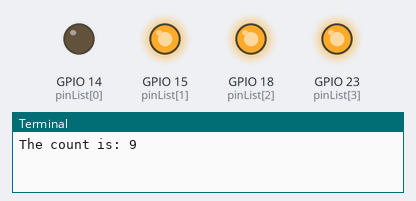
The program below on a simulated Raspberry Pi (BCM pin numbers). On the bench: output pins drawn as LEDs (lit = HIGH), the last lines printed to the terminal. At 14.4 s the program stops and its outputs stay as they are.

Above: at 0.1 s.
At 0.7 s:
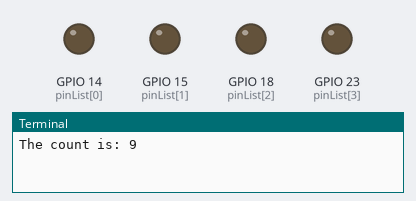
At 1.5 s:
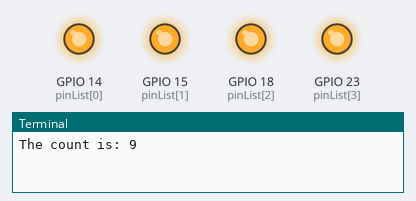
At 2.5 s:
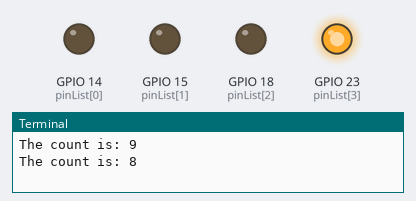
At 3.5 s:
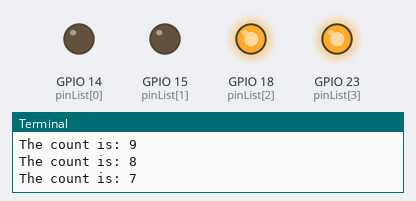
Timing chart, 0 to 3.8 s (numbered marks = the images above):
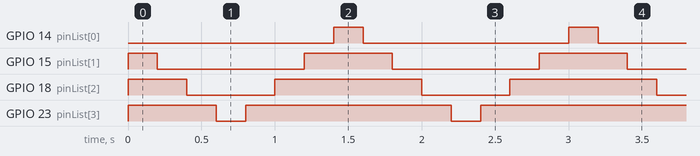

Measured:
- by itself, GPIO 14 (pinList[0]): alternates HIGH for 0.20 s and LOW for 1.4 s
- by itself, GPIO 15 (pinList[1]): repeats every 1.6 s: LOW 1.0 s, HIGH 0.60 s
- by itself, GPIO 18 (pinList[2]): repeats every 1.6 s: LOW 0.60 s, HIGH 1.0 s
- by itself, GPIO 23 (pinList[3]): repeats every 1.6 s: LOW 0.20 s, HIGH 1.4 s, until it stays HIGH from 13.6 s

The program:

4port-script4.py
```python
#!/usr/bin/python3


import RPi.GPIO as GPIO
import time

GPIO.setmode(GPIO.BCM)

# init list with pin numbers

pinList = [14, 15, 18, 23]

# loop through pins and set mode and state to 'low'

for i in pinList:
    GPIO.setup(i, GPIO.OUT)
    GPIO.output(i, GPIO.HIGH)

# time to sleep between operations in the main loop

SleepTimeL = 0.2

# main loop

try:
    count = 9
    while (count > 0):
        print('The count is:', count)
        for i in pinList:
            GPIO.output(i, GPIO.LOW)
            time.sleep(SleepTimeL)

        pinList.reverse()

        for i in pinList:
            GPIO.output(i, GPIO.HIGH)
            time.sleep(SleepTimeL)

        pinList.reverse()
        count = count - 1


# End program cleanly with keyboard
except KeyboardInterrupt:
    print("Quit")

    # Reset GPIO settings
    GPIO.cleanup()


# find more information on this script at
# http://youtu.be/oaf_zQcrg7g
```
